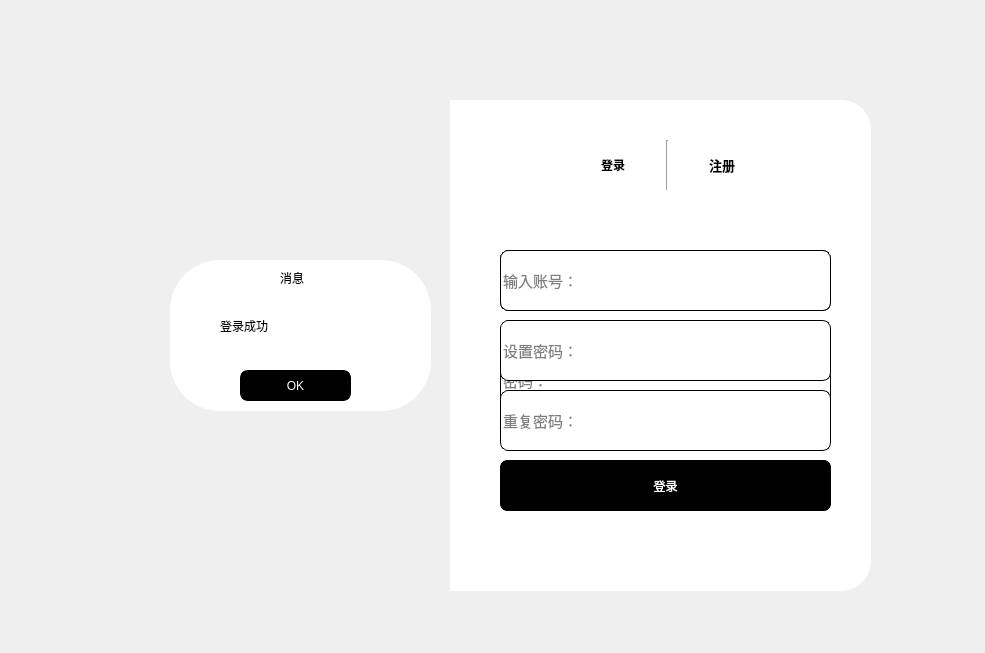
<?xml version="1.0" encoding="UTF-8"?>
<ui version="4.0">
 <class>MainWindow</class>
 <widget class="QMainWindow" name="MainWindow">
  <property name="geometry">
   <rect>
    <x>0</x>
    <y>0</y>
    <width>985</width>
    <height>653</height>
   </rect>
  </property>
  <property name="windowTitle">
   <string>MainWindow</string>
  </property>
  <widget class="QWidget" name="centralwidget">
   <widget class="QLabel" name="label">
    <property name="geometry">
     <rect>
      <x>120</x>
      <y>100</y>
      <width>340</width>
      <height>490</height>
     </rect>
    </property>
    <property name="styleSheet">
     <string notr="true">border-image: url(:/images/images/1.jpg);
border-top-left-radius:30px;
border-bottom-left-radius:30px</string>
    </property>
    <property name="text">
     <string/>
    </property>
   </widget>
   <widget class="QLabel" name="label_2">
    <property name="geometry">
     <rect>
      <x>450</x>
      <y>100</y>
      <width>421</width>
      <height>491</height>
     </rect>
    </property>
    <property name="styleSheet">
     <string notr="true">background-color: rgb(255, 255, 255);
border-top-right-radius:30px;
border-bottom-right-radius:30px;
</string>
    </property>
    <property name="text">
     <string/>
    </property>
   </widget>
   <widget class="QWidget" name="widget" native="true">
    <property name="geometry">
     <rect>
      <x>560</x>
      <y>140</y>
      <width>215</width>
      <height>50</height>
     </rect>
    </property>
    <property name="font">
     <font>
      <pointsize>10</pointsize>
     </font>
    </property>
    <layout class="QHBoxLayout" name="horizontalLayout">
     <property name="spacing">
      <number>0</number>
     </property>
     <item>
      <widget class="QPushButton" name="pushButton">
       <property name="font">
        <font>
         <pointsize>9</pointsize>
         <weight>75</weight>
         <bold>true</bold>
        </font>
       </property>
       <property name="styleSheet">
        <string notr="true">#pushButton{
	border:none;
}
#pushButton:focus{
	color: rgb(186, 186, 186);
}</string>
       </property>
       <property name="text">
        <string>登录</string>
       </property>
      </widget>
     </item>
     <item>
      <widget class="Line" name="line">
       <property name="orientation">
        <enum>Qt::Vertical</enum>
       </property>
      </widget>
     </item>
     <item>
      <widget class="QPushButton" name="pushButton_2">
       <property name="font">
        <font>
         <pointsize>10</pointsize>
         <weight>75</weight>
         <bold>true</bold>
        </font>
       </property>
       <property name="styleSheet">
        <string notr="true">#pushButton_2{
	border:none;
}
#pushButton_2:focus{
	color: rgb(186, 186, 186);
}</string>
       </property>
       <property name="text">
        <string>注册</string>
       </property>
      </widget>
     </item>
    </layout>
   </widget>
   <widget class="QWidget" name="widget_2" native="true">
    <property name="geometry">
     <rect>
      <x>470</x>
      <y>200</y>
      <width>391</width>
      <height>361</height>
     </rect>
    </property>
    <widget class="QLineEdit" name="lineEdit">
     <property name="geometry">
      <rect>
       <x>30</x>
       <y>50</y>
       <width>331</width>
       <height>61</height>
      </rect>
     </property>
     <property name="font">
      <font>
       <pointsize>11</pointsize>
      </font>
     </property>
     <property name="styleSheet">
      <string notr="true">border:1px solid rgb(0,0,0);
border-radius:8px</string>
     </property>
     <property name="placeholderText">
      <string>账号：</string>
     </property>
    </widget>
    <widget class="QLineEdit" name="lineEdit_2">
     <property name="geometry">
      <rect>
       <x>30</x>
       <y>150</y>
       <width>331</width>
       <height>61</height>
      </rect>
     </property>
     <property name="font">
      <font>
       <pointsize>11</pointsize>
      </font>
     </property>
     <property name="styleSheet">
      <string notr="true">border:1px solid rgb(0,0,0);
border-radius:8px</string>
     </property>
     <property name="echoMode">
      <enum>QLineEdit::Password</enum>
     </property>
     <property name="placeholderText">
      <string>密码：</string>
     </property>
    </widget>
    <widget class="QPushButton" name="pushButton_3">
     <property name="geometry">
      <rect>
       <x>30</x>
       <y>260</y>
       <width>331</width>
       <height>51</height>
      </rect>
     </property>
     <property name="styleSheet">
      <string notr="true">#pushButton_3{
	background-color: rgb(0, 0, 0);
	color: rgb(255, 255, 255);
	border:3px solid rgb(0,0,0);
	border-radius:8px
}
#pushButton_3:hover{
	background-color: rgb(255, 255, 255);
	color: rgb(0, 0, 0);
}
#pushButton_3:pressed{
	padding-top:5px;
	padding-left:5px
}</string>
     </property>
     <property name="text">
      <string>登录</string>
     </property>
    </widget>
    <widget class="QCheckBox" name="checkBox">
     <property name="geometry">
      <rect>
       <x>30</x>
       <y>220</y>
       <width>71</width>
       <height>21</height>
      </rect>
     </property>
     <property name="text">
      <string>记住我</string>
     </property>
    </widget>
   </widget>
   <widget class="QPushButton" name="pushButton_4">
    <property name="geometry">
     <rect>
      <x>820</x>
      <y>120</y>
      <width>31</width>
      <height>31</height>
     </rect>
    </property>
    <property name="styleSheet">
     <string notr="true">border:none;</string>
    </property>
    <property name="text">
     <string/>
    </property>
    <property name="icon">
     <iconset resource="resource.qrc">
      <normaloff>:/icons/icons/close.png</normaloff>:/icons/icons/close.png</iconset>
    </property>
   </widget>
   <widget class="QWidget" name="widget_3" native="true">
    <property name="geometry">
     <rect>
      <x>470</x>
      <y>200</y>
      <width>391</width>
      <height>361</height>
     </rect>
    </property>
    <widget class="QLineEdit" name="lineEdit_3">
     <property name="geometry">
      <rect>
       <x>30</x>
       <y>50</y>
       <width>331</width>
       <height>61</height>
      </rect>
     </property>
     <property name="font">
      <font>
       <pointsize>11</pointsize>
      </font>
     </property>
     <property name="styleSheet">
      <string notr="true">border:1px solid rgb(0,0,0);
border-radius:8px</string>
     </property>
     <property name="placeholderText">
      <string>输入账号：</string>
     </property>
    </widget>
    <widget class="QLineEdit" name="lineEdit_4">
     <property name="geometry">
      <rect>
       <x>30</x>
       <y>120</y>
       <width>331</width>
       <height>61</height>
      </rect>
     </property>
     <property name="font">
      <font>
       <pointsize>11</pointsize>
      </font>
     </property>
     <property name="styleSheet">
      <string notr="true">border:1px solid rgb(0,0,0);
border-radius:8px</string>
     </property>
     <property name="placeholderText">
      <string>设置密码：</string>
     </property>
    </widget>
    <widget class="QLineEdit" name="lineEdit_5">
     <property name="geometry">
      <rect>
       <x>30</x>
       <y>190</y>
       <width>331</width>
       <height>61</height>
      </rect>
     </property>
     <property name="font">
      <font>
       <pointsize>11</pointsize>
      </font>
     </property>
     <property name="styleSheet">
      <string notr="true">border:1px solid rgb(0,0,0);
border-radius:8px</string>
     </property>
     <property name="placeholderText">
      <string>重复密码：</string>
     </property>
    </widget>
    <widget class="QPushButton" name="pushButton_5">
     <property name="geometry">
      <rect>
       <x>30</x>
       <y>260</y>
       <width>331</width>
       <height>51</height>
      </rect>
     </property>
     <property name="styleSheet">
      <string notr="true">#pushButton_5{
	background-color: rgb(0, 0, 0);
	color: rgb(255, 255, 255);
	border:3px solid rgb(0,0,0);
	border-radius:8px
}
#pushButton_5:hover{
	background-color: rgb(255, 255, 255);
	color: rgb(0, 0, 0);
}
#pushButton_5:pressed{
	padding-top:5px;
	padding-left:5px
}</string>
     </property>
     <property name="text">
      <string>登录</string>
     </property>
    </widget>
   </widget>
   <widget class="QWidget" name="widget_4" native="true">
    <property name="geometry">
     <rect>
      <x>160</x>
      <y>260</y>
      <width>271</width>
      <height>151</height>
     </rect>
    </property>
    <widget class="QLabel" name="label_3">
     <property name="geometry">
      <rect>
       <x>10</x>
       <y>0</y>
       <width>261</width>
       <height>151</height>
      </rect>
     </property>
     <property name="styleSheet">
      <string notr="true">background-color: rgb(255, 255, 255);
border-top-right-radius:50px;
border-bottom-right-radius:50px;
border-top-left-radius:50px;
border-bottom-left-radius:50px;
</string>
     </property>
     <property name="text">
      <string/>
     </property>
    </widget>
    <widget class="QPushButton" name="pushButton_6">
     <property name="geometry">
      <rect>
       <x>80</x>
       <y>110</y>
       <width>111</width>
       <height>31</height>
      </rect>
     </property>
     <property name="styleSheet">
      <string notr="true">#pushButton_6{
	background-color: rgb(0, 0, 0);
	color: rgb(255, 255, 255);
	border:3px solid rgb(0,0,0);
	border-radius:8px
}
#pushButton_6:hover{
	background-color: rgb(255, 255, 255);
	color: rgb(0, 0, 0);
}
#pushButton_6:pressed{
	padding-top:5px;
	padding-left:5px
}</string>
     </property>
     <property name="text">
      <string>OK</string>
     </property>
    </widget>
    <widget class="QLabel" name="label_4">
     <property name="geometry">
      <rect>
       <x>120</x>
       <y>10</y>
       <width>72</width>
       <height>15</height>
      </rect>
     </property>
     <property name="text">
      <string>消息</string>
     </property>
    </widget>
    <widget class="QLabel" name="label_5">
     <property name="geometry">
      <rect>
       <x>60</x>
       <y>50</y>
       <width>151</width>
       <height>31</height>
      </rect>
     </property>
     <property name="styleSheet">
      <string notr="true">font: 22pt &quot;楷体&quot;;</string>
     </property>
     <property name="text">
      <string>登录成功</string>
     </property>
    </widget>
   </widget>
  </widget>
 </widget>
 <resources>
  <include location="resource.qrc"/>
 </resources>
 <connections>
  <connection>
   <sender>pushButton_4</sender>
   <signal>clicked()</signal>
   <receiver>MainWindow</receiver>
   <slot>close()</slot>
   <hints>
    <hint type="sourcelabel">
     <x>834</x>
     <y>137</y>
    </hint>
    <hint type="destinationlabel">
     <x>914</x>
     <y>84</y>
    </hint>
   </hints>
  </connection>
 </connections>
</ui>
